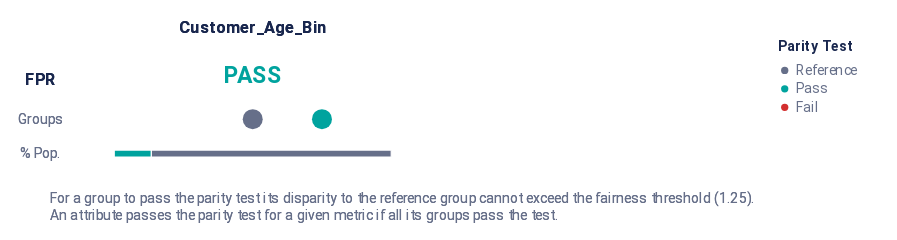

The code cell stored with this chart in its notebook:
### Markdown cell above
When compared to the previous value of recall, there is no drop in performance.

Let's observe the fairness audit:

### Code cell
g = Group()
disparities_fixed = g.calculate_disparities(audit_df, "score", "label", [fairness_column], {fairness_column: reference_group})

summary(disparities_fixed, [fairness_metric])

### Figure 1 — Vega-Lite specification as saved in the notebook (floating-point values rounded to 4 significant figures)
{"config": {"view": {"continuousWidth": 400, "continuousHeight": 300, "strokeWidth": 0}, "legend": {"labelColor": "rgb(102, 111, 137)", "labelFont": "Roboto, Arial, sans-serif", "labelFontSize": 12, "rowPadding": 4, "symbolSize": 40, "titleBaseline": "top", "titleColor": "rgb(25, 39, 78)", "titleFont": "Roboto, Arial, sans-serif", "titleFontSize": 12, "titleFontWeight": "bold", "titlePadding": 8}}, "vconcat": [{"hconcat": [{"vconcat": [{"mark": {"type": "text", "align": "center", "baseline": "middle", "color": "rgb(25, 39, 78)", "font": "Roboto, Arial, sans-serif", "fontWeight": "bold", "size": 14}, "encoding": {"text": {"value": ""}}, "height": 19.5, "width": 32.0}, {"layer": [{"mark": {"type": "text", "align": "center", "baseline": "middle", "color": "rgb(25, 39, 78)", "font": "Roboto, Arial, sans-serif", "fontWeight": "bold", "size": 14}, "encoding": {"text": {"value": "FPR"}, "y": {"axis": {"domain": false, "grid": false, "labels": false, "ticks": false, "title": null}, "field": "y_position", "scale": {"domain": [3, 1]}, "type": "quantitative"}}, "transform": [{"calculate": "1.2", "as": "y_position"}]}, {"mark": {"type": "text", "align": "center", "baseline": "middle", "color": "rgb(102, 111, 137)", "font": "Roboto, Arial, sans-serif", "size": 12}, "encoding": {"text": {"value": "Groups"}, "y": {"axis": {"domain": false, "grid": false, "labels": false, "ticks": false, "title": null}, "field": "y_position", "scale": {"domain": [3, 1]}, "type": "quantitative"}}, "transform": [{"calculate": "2", "as": "y_position"}]}, {"mark": {"type": "text", "align": "center", "baseline": "middle", "color": "rgb(102, 111, 137)", "font": "Roboto, Arial, sans-serif", "size": 12}, "encoding": {"text": {"value": "% Pop."}, "y": {"axis": {"domain": false, "grid": false, "labels": false, "ticks": false, "title": null}, "field": "y_position", "scale": {"domain": [3, 1]}, "type": "quantitative"}}, "transform": [{"calculate": "2.7", "as": "y_position"}]}], "height": 84.5, "width": 32.0}], "bounds": "flush", "data": {"name": "data-79dd248bdaa0ea02c535240e8ad022c8"}, "spacing": 26.0}, {"hconcat": [{"vconcat": [{"data": {"name": "data-79dd248bdaa0ea02c535240e8ad022c8"}, "mark": {"type": "text", "align": "center", "baseline": "middle", "color": "rgb(25, 39, 78)", "font": "Roboto, Arial, sans-serif", "fontWeight": "bold", "size": 14}, "encoding": {"text": {"value": "Customer_Age_Bin"}}, "height": 19.5, "width": 240.0}, {"layer": [{"data": {"name": "data-126d4ae515fac080ab56453e43289c66"}, "mark": {"type": "text", "align": "center", "baseline": "middle", "font": "Roboto, Arial, sans-serif", "fontWeight": "bold", "size": 20}, "encoding": {"color": {"field": "parity_result", "legend": {"offset": 0, "padding": 20, "title": "Parity Test"}, "scale": {"domain": ["Reference", "Pass", "Fail"], "range": ["rgb(102, 111, 137)", "rgb(0, 163, 158)", "rgb(211, 47, 47)"]}, "type": "ordinal"}, "text": {"value": "PASS"}, "y": {"axis": {"domain": false, "grid": false, "labels": false, "ticks": false, "title": null}, "field": "y_position", "scale": {"domain": [3, 1]}, "type": "quantitative"}}, "transform": [{"calculate": "1", "as": "y_position"}]}, {"data": {"name": "data-87e19190d7e3a4f7eba06ad8eb87b4fa"}, "mark": {"type": "bar", "size": 6, "stroke": "white"}, "encoding": {"color": {"field": "fpr_parity_result", "legend": null, "scale": {"domain": ["Reference", "Pass", "Fail"], "range": ["rgb(102, 111, 137)", "rgb(0, 163, 158)", "rgb(211, 47, 47)"]}, "type": "ordinal"}, "tooltip": [{"field": "fpr_parity_result", "title": "Parity", "type": "nominal"}, {"field": "tooltip_group_size", "title": "Size", "type": "nominal"}, {"field": "tooltip_groups_name_size", "title": "Groups", "type": "nominal"}], "x": {"aggregate": "sum", "axis": {"domain": false, "grid": false, "labels": false, "ticks": false, "title": null}, "field": "group_size", "stack": "normalize", "type": "quantitative"}, "y": {"axis": {"domain": false, "grid": false, "labels": false, "ticks": false, "title": null}, "field": "y_position", "scale": {"domain": [3, 1]}, "type": "quantitative"}}, "transform": [{"calculate": "2.8", "as": "y_position"}]}, {"data": {"name": "data-a57f630b14d7b206ad3569dbe0bc8519"}, "mark": {"type": "circle", "opacity": 1}, "encoding": {"color": {"field": "fpr_parity_result", "legend": null, "scale": {"domain": ["Reference", "Pass", "Fail"], "range": ["rgb(102, 111, 137)", "rgb(0, 163, 158)", "rgb(211, 47, 47)"]}, "type": "ordinal"}, "size": {"value": 300}, "tooltip": [{"field": "attribute_value", "title": "Group", "type": "nominal"}, {"field": "tooltip_group_size", "title": "Group Size", "type": "nominal"}, {"field": "tooltip_parity_test_explanation_fpr", "title": "Parity Test", "type": "nominal"}, {"field": "tooltip_disparity_explanation_fpr", "title": "Disparity", "type": "nominal"}, {"field": "fpr", "format": ".2f", "title": "FPR", "type": "quantitative"}], "x": {"axis": {"domain": false, "grid": false, "labels": false, "ticks": false, "title": null}, "field": "fpr_disparity_rank", "scale": {"domain": [-2, 2], "nice": false}, "type": "quantitative"}, "y": {"axis": {"domain": false, "grid": false, "labels": false, "ticks": false, "title": null}, "field": "y_position", "scale": {"domain": [3, 1]}, "type": "quantitative"}}, "transform": [{"calculate": "2", "as": "y_position"}]}], "height": 84.5, "resolve": {"scale": {"x": "independent"}}, "width": 240.0}], "bounds": "flush", "spacing": 26.0}], "bounds": "flush", "spacing": 288.0}], "bounds": "flush", "spacing": 80.0}, {"layer": [{"mark": {"type": "text", "align": "left", "baseline": "top", "fill": "rgb(102, 111, 137)", "font": "Roboto, Arial, sans-serif", "fontSize": 12, "fontWeight": "normal"}, "encoding": {"text": {"value": "For a group to pass the parity test its disparity to the reference group cannot exceed the fairness threshold (1.25)."}, "x": {"value": 24.0}, "y": {"value": 0}}}, {"mark": {"type": "text", "align": "left", "baseline": "top", "fill": "rgb(102, 111, 137)", "font": "Roboto, Arial, sans-serif", "fontSize": 12, "fontWeight": "normal"}, "encoding": {"text": {"value": "An attribute passes the parity test for a given metric if all its groups pass the test."}, "x": {"value": 24.0}, "y": {"value": 15.0}}}], "data": {"name": "data-79dd248bdaa0ea02c535240e8ad022c8"}}], "padding": 15, "usermeta": {"embedOptions": {"scaleFactor": 5, "downloadFileName": "summary_chart"}}, "$schema": "https://vega.github.io/schema/vega-lite/v4.17.0.json", "datasets": {"data-79dd248bdaa0ea02c535240e8ad022c8": [{"a": 1, "b": 0}, {"a": 1, "b": 0}], "data-126d4ae515fac080ab56453e43289c66": [{"parity_result": "Pass"}], "data-87e19190d7e3a4f7eba06ad8eb87b4fa": [{"fpr_parity_result": "Pass", "attribute_name": "customer_age_bin", "total_entities": 15000, "group_size": 2010, "tooltip_groups_name_size": "1 (2,010)", "tooltip_group_size": "2,010 (13.40%)"}, {"fpr_parity_result": "Reference", "attribute_name": "customer_age_bin", "total_entities": 15000, "group_size": 12990, "tooltip_groups_name_size": "0 (12,990)", "tooltip_group_size": "12,990 (86.60%)"}], "data-a57f630b14d7b206ad3569dbe0bc8519": [{"attribute_name": "customer_age_bin", "attribute_value": "0", "group_size": 12990, "total_entities": 15000, "ref_group_value": "0", "fpr": 0.06029, "fpr_disparity": 1.0, "fpr_disparity_scaled": 0.0, "fpr_parity_result": "Reference", "tooltip_parity_test_explanation_fpr": "Reference group", "tooltip_disparity_explanation_fpr": "Reference group", "tooltip_group_size": "12,990 (86.60%)", "fpr_disparity_rank": 0.0, "group_size_formatted": "12,990", "tooltip_groups_name_size": "0 (12,990)"}, {"attribute_name": "customer_age_bin", "attribute_value": "1", "group_size": 2010, "total_entities": 15000, "ref_group_value": "0", "fpr": 0.06269, "fpr_disparity": 1.04, "fpr_disparity_scaled": 0.03982, "fpr_parity_result": "Pass", "tooltip_parity_test_explanation_fpr": "Pass. Below fairness threshold of 1.25", "tooltip_disparity_explanation_fpr": "1.04 times larger FPR than the reference group", "tooltip_group_size": "2,010 (13.40%)", "fpr_disparity_rank": 1.0, "group_size_formatted": "2,010", "tooltip_groups_name_size": "1 (2,010)"}]}}
